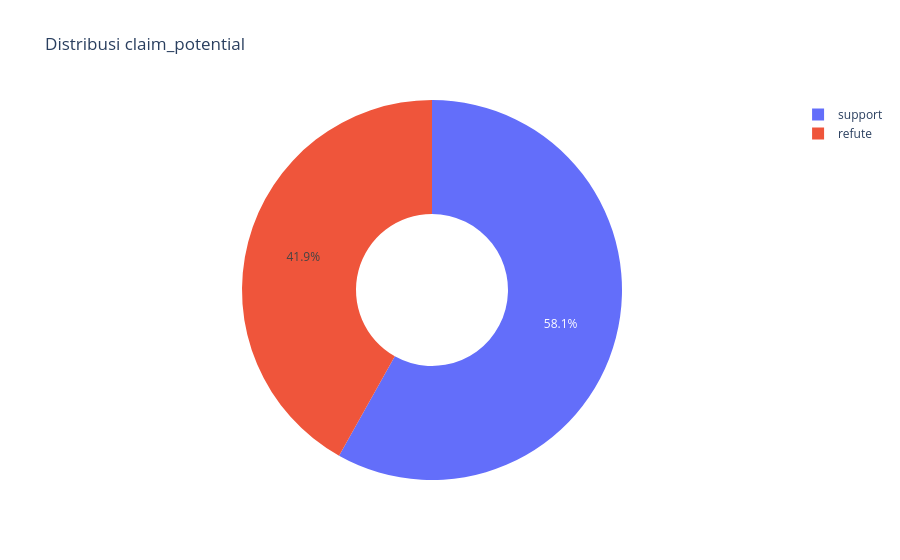

The notebook cell this image was saved under:
### Markdown cell above
## Visualisasi 2: Distribusi `claim_potential`

### Code cell
potential_counts = (
    lf.group_by('claim_potential')
    .agg(pl.len().alias('jumlah'))
    .sort('jumlah', descending=True)
    .collect(engine='streaming')
    .with_columns((pl.col('jumlah') / n_rows * 100).round(2).alias('persen'))
)

fig2 = px.pie(
    potential_counts, names='claim_potential', values='jumlah', hole=0.4,
    title='Distribusi claim_potential',
)
fig2.show()
potential_counts

### Figure 1 — Plotly figure (JSON) as saved in the notebook; plotly's stock layout.template omitted (floating-point values rounded to 4 significant figures)
{"data": [{"domain": {"x": [0.0, 1.0], "y": [0.0, 1.0]}, "hole": 0.4, "hovertemplate": "claim_potential=%{label}<br>jumlah=%{value}<extra></extra>", "labels": ["support", "refute"], "legendgroup": "", "name": "", "showlegend": true, "type": "pie", "values": [870840, 627112]}], "layout": {"legend": {"tracegroupgap": 0}, "title": {"text": "Distribusi claim_potential"}}}
